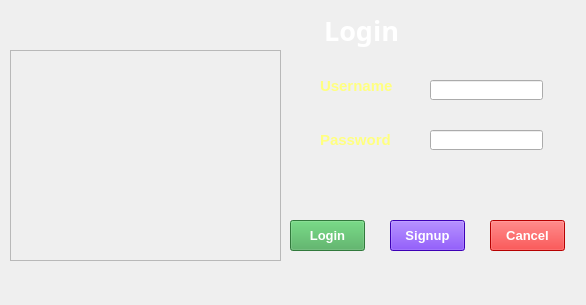
<?xml version="1.0" encoding="UTF-8"?>
<ui version="4.0">
 <class>UserLogin</class>
 <widget class="QMainWindow" name="UserLogin">
  <property name="geometry">
   <rect>
    <x>0</x>
    <y>0</y>
    <width>586</width>
    <height>305</height>
   </rect>
  </property>
  <property name="windowTitle">
   <string>MainWindow</string>
  </property>
  <widget class="QWidget" name="centralwidget">
   <widget class="QLabel" name="label">
    <property name="geometry">
     <rect>
      <x>0</x>
      <y>-10</y>
      <width>591</width>
      <height>321</height>
     </rect>
    </property>
    <property name="styleSheet">
     <string notr="true">background-image: url(:/newPrefix/2.jpg);</string>
    </property>
    <property name="text">
     <string/>
    </property>
    <property name="pixmap">
     <pixmap>../../../Python Projects/Malnutrition/2.jpg</pixmap>
    </property>
    <property name="scaledContents">
     <bool>true</bool>
    </property>
   </widget>
   <widget class="QLabel" name="label_2">
    <property name="geometry">
     <rect>
      <x>310</x>
      <y>10</y>
      <width>101</width>
      <height>41</height>
     </rect>
    </property>
    <property name="font">
     <font>
      <family>News706 BT</family>
      <pointsize>20</pointsize>
      <weight>75</weight>
      <italic>false</italic>
      <bold>true</bold>
      <underline>false</underline>
     </font>
    </property>
    <property name="styleSheet">
     <string notr="true">color: rgb(255, 255, 255);</string>
    </property>
    <property name="frameShape">
     <enum>QFrame::NoFrame</enum>
    </property>
    <property name="frameShadow">
     <enum>QFrame::Plain</enum>
    </property>
    <property name="text">
     <string>  Login</string>
    </property>
    <property name="textFormat">
     <enum>Qt::PlainText</enum>
    </property>
   </widget>
   <widget class="QLabel" name="label_3">
    <property name="geometry">
     <rect>
      <x>320</x>
      <y>70</y>
      <width>81</width>
      <height>31</height>
     </rect>
    </property>
    <property name="font">
     <font>
      <pointsize>11</pointsize>
      <weight>75</weight>
      <bold>true</bold>
     </font>
    </property>
    <property name="styleSheet">
     <string notr="true">color: rgb(255, 255, 127);</string>
    </property>
    <property name="text">
     <string>Username</string>
    </property>
   </widget>
   <widget class="QLabel" name="label_4">
    <property name="geometry">
     <rect>
      <x>320</x>
      <y>130</y>
      <width>81</width>
      <height>20</height>
     </rect>
    </property>
    <property name="font">
     <font>
      <pointsize>11</pointsize>
      <weight>75</weight>
      <bold>true</bold>
     </font>
    </property>
    <property name="styleSheet">
     <string notr="true">color: rgb(255, 255, 127);</string>
    </property>
    <property name="text">
     <string>Password</string>
    </property>
   </widget>
   <widget class="QLineEdit" name="lineEdit">
    <property name="geometry">
     <rect>
      <x>430</x>
      <y>80</y>
      <width>113</width>
      <height>20</height>
     </rect>
    </property>
   </widget>
   <widget class="QLineEdit" name="lineEdit_2">
    <property name="geometry">
     <rect>
      <x>430</x>
      <y>130</y>
      <width>113</width>
      <height>20</height>
     </rect>
    </property>
   </widget>
   <widget class="QPushButton" name="pushButton">
    <property name="geometry">
     <rect>
      <x>290</x>
      <y>220</y>
      <width>75</width>
      <height>31</height>
     </rect>
    </property>
    <property name="font">
     <font>
      <pointsize>10</pointsize>
      <weight>75</weight>
      <bold>true</bold>
     </font>
    </property>
    <property name="styleSheet">
     <string notr="true">background-color: rgb(68, 170, 84);
color: rgb(255, 255, 255);</string>
    </property>
    <property name="text">
     <string>Login</string>
    </property>
   </widget>
   <widget class="QPushButton" name="pushButton_2">
    <property name="geometry">
     <rect>
      <x>390</x>
      <y>220</y>
      <width>75</width>
      <height>31</height>
     </rect>
    </property>
    <property name="font">
     <font>
      <pointsize>10</pointsize>
      <weight>75</weight>
      <bold>true</bold>
     </font>
    </property>
    <property name="styleSheet">
     <string notr="true">background-color: rgb(85, 0, 255);
color: rgb(255, 255, 255);</string>
    </property>
    <property name="text">
     <string>Signup</string>
    </property>
   </widget>
   <widget class="QPushButton" name="pushButton_3">
    <property name="geometry">
     <rect>
      <x>490</x>
      <y>220</y>
      <width>75</width>
      <height>31</height>
     </rect>
    </property>
    <property name="font">
     <font>
      <pointsize>10</pointsize>
      <weight>75</weight>
      <bold>true</bold>
     </font>
    </property>
    <property name="styleSheet">
     <string notr="true">background-color: rgb(255, 0, 0);
color: rgb(255, 255, 255);</string>
    </property>
    <property name="text">
     <string>Cancel</string>
    </property>
   </widget>
   <widget class="QFrame" name="frame">
    <property name="geometry">
     <rect>
      <x>10</x>
      <y>50</y>
      <width>271</width>
      <height>211</height>
     </rect>
    </property>
    <property name="styleSheet">
     <string notr="true">background-image: url(:/newPrefix/nutrition-icon-png-4.jpg);</string>
    </property>
    <property name="frameShape">
     <enum>QFrame::StyledPanel</enum>
    </property>
    <property name="frameShadow">
     <enum>QFrame::Raised</enum>
    </property>
   </widget>
  </widget>
 </widget>
 <resources>
  <include location="log.qrc"/>
 </resources>
 <connections/>
</ui>
